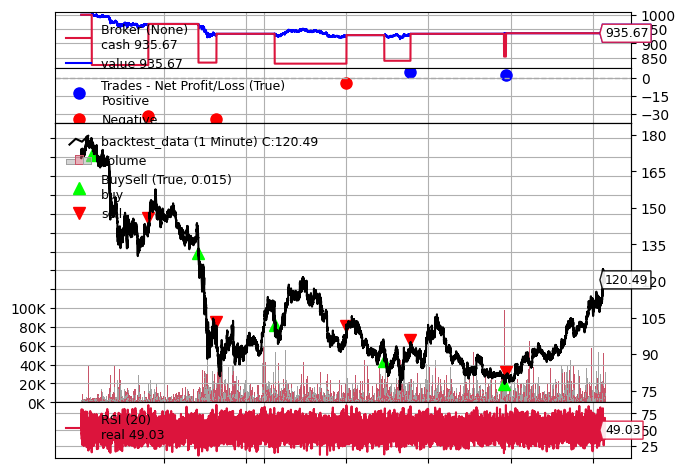

The Python source for this figure:
import backtrader as bt
import datetime
import matplotlib.pyplot as plt

class RSIStrategy(bt.Strategy):
    #params = (('period', 20),)
    def log(self, txt, dt=None):
        #Print function
        dt = dt or self.datas[0].datetime.datetime(0)
        with open('backtest_results.txt', 'a') as f:
            f.write('%s, %s' % (dt.isoformat(), txt))
            f.write('\n')

    def __init__(self):
        # Initializing...
        self.dataclose = self.datas[0].close
        self.order = None
        self.buyprice = None
        self.buycomm = None
        self.rsi = bt.talib.RSI(self.data, timeperiod=RSI_period)

    def notify_order(self, order):
        if order.status in [order.Submitted, order.Accepted]:
            # Buy/Sell order submitted/accepted to/by broker - Nothing to do
            return

        # Check if an order has been completed
        # Attention: broker could reject order if not enough cash
        if order.status in [order.Completed]:
            if order.isbuy():
                self.log(
                    'BUY EXECUTED, Price: %.2f, Cost: %.2f, Comm %.2f' %
                    (order.executed.price,
                     order.executed.value,
                     order.executed.comm))

                self.buyprice = order.executed.price
                self.buycomm = order.executed.comm
            else:  # Sell
                self.log('SELL EXECUTED, Price: %.2f, Cost: %.2f, Comm %.2f' %
                         (order.executed.price,
                          order.executed.value,
                          order.executed.comm))

            self.bar_executed = len(self)

        elif order.status in [order.Canceled, order.Margin, order.Rejected]:
            self.log('Order Canceled/Margin/Rejected')

        # Write down: no pending order
        self.order = None

    def notify_trade(self, trade):
        global profit
        if not trade.isclosed:
            return

        self.log('OPERATION PROFIT, GROSS %.2f, NET %.2f' %
                 (trade.pnl, trade.pnlcomm))
        profit=profit+trade.pnlcomm
        # To keep track of pending orders and buy price/commission
        self.order = None
        self.buyprice = None
        self.buycomm = None
        

    def next(self):
        #self.log('Close, %.2f' % self.dataclose[0])
        if self.order:
            return
        
        if not self.position:
            if self.rsi < oversold:
                self.log('BUY CREATE, %.2f' % self.dataclose[0])
                self.order=self.buy()
        
        else:
            if self.rsi > overbought:
                self.log('SELL CREATE, %.2f' % self.dataclose[0])
                self.order=self.sell()

def saveplots(cerebro, numfigs=1, iplot=True, start=None, end=None,
             width=16, height=9, dpi=50, tight=True, use=None, file_path = '', **kwargs):

        from backtrader import plot
        if cerebro.p.oldsync:
            plotter = plot.Plot_OldSync(**kwargs)
        else:
            plotter = plot.Plot(**kwargs)

        figs = []
        for stratlist in cerebro.runstrats:
            for si, strat in enumerate(stratlist):
                rfig = plotter.plot(strat, figid=si * 10,
                                    numfigs=numfigs, iplot=iplot,
                                    start=start, end=end, use=use,width=1600, height=900,dpi=2000)
                figs.append(rfig)

        for fig in figs:
            for f in fig:
                f.savefig(file_path, bbox_inches='tight')
        return figs



#variables
#For cerebro
data_name='backtest_data.csv'
slip_perc=0.005 
set_cash=1000 
set_commission=0.001
profit=0

#For RSI
RSI_period=20
overbought=85
oversold=15

#main
open("backtest_results.txt", "w").close() #to erase all the information from the previous run

#initialize cerebro
cerebro = bt.Cerebro()
data = bt.feeds.GenericCSVData(
    dataname=data_name, 
    dtformat=2, 
    #compression=15, 
    timeframe=bt.TimeFrame.Minutes,
    )
cerebro.addstrategy(RSIStrategy)
cerebro.broker = bt.brokers.BackBroker(slip_perc=slip_perc,slip_open=True,slip_match=True, slip_out=False)
cerebro.adddata(data)
cerebro.broker.setcash(set_cash)
cerebro.broker.setcommission(commission=set_commission)
cerebro.addsizer(bt.sizers.FixedSize, stake=1)
with open('backtest_results.txt', 'a') as f:
    f.write("The commission is {}% and the slippage is {}%.\n".format(set_commission*100,slip_perc*100))
    f.write('Starting Portfolio Value: %.2f\n' % cerebro.broker.getvalue())
cerebro.run()
with open('backtest_results.txt', 'a') as f:
    f.write('Final Portfolio Value: %.2f\n' % cerebro.broker.getvalue())
    f.write('The overall profit: %.2f\n' %profit)
#note that we can see the difference between the final and the intial portfolio is not equal
#to the overall profit. It is because the final executation is a BUY. 
#so the final portfolio is cash+ the price of the stock of the last price - the last commission fee.
#cerebro.plot()
#figure = cerebro.plot()
#figure.savefig('example.png')
saveplots(cerebro, file_path = 'backtest.png') #run it